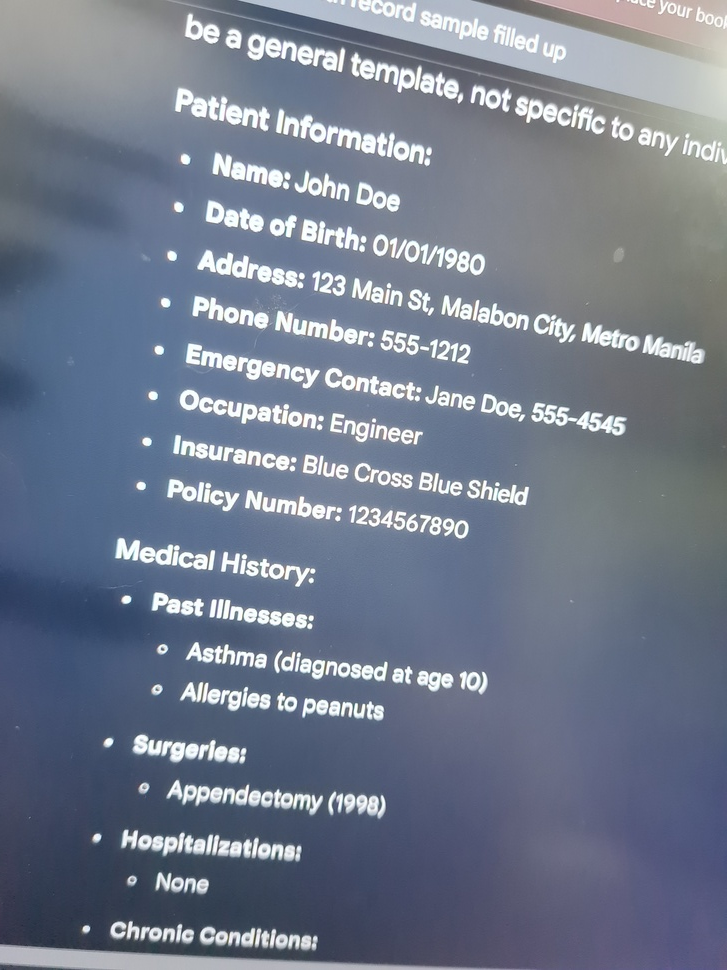
#> input picture medical_record_image.jpg, 727 x 970 px, shrunk from 3024 x 4032 before the run
$ python main.py
#> lines starting #> are read from the running program, lines starting #| are printed output that depends on the picture; after the words box and inside, x2 and y2 are one past the last pixel; in counts of white or black regions, pixels touching at a corner belong together
import cv2
import pytesseract
from pytesseract import Output
import os

# Set the working directory to the script's directory
os.chdir(os.path.dirname(os.path.abspath(__file__)))

# Function to preprocess the image
def preprocess_image(image_path):
    # Load the image
#> called with image_path = 'medical_record_image.jpg'
    image = cv2.imread(image_path)
#> image is the input picture: shape (970, 727, 3); mean B, G, R 140.6, 123, 113.8

    # Check if the image was loaded successfully
    if image is None:
        print(f"Error: Unable to load image at {image_path}")
        print("Please check the file path and integrity.")
        return None

    # Convert to grayscale
    gray = cv2.cvtColor(image, cv2.COLOR_BGR2GRAY)
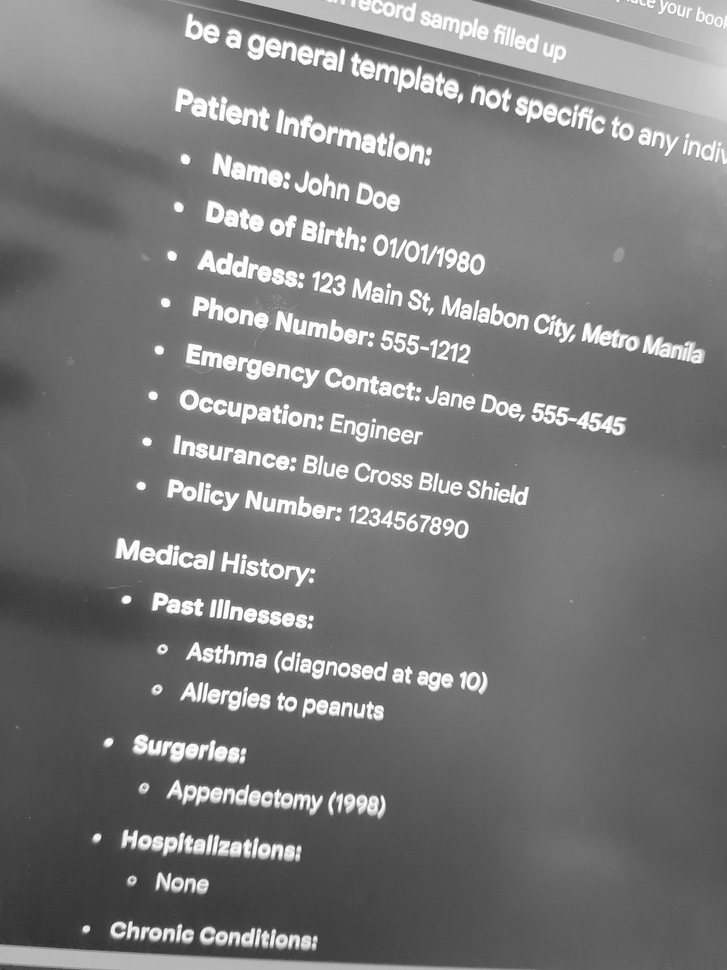
#> gray: shape (970, 727); min 39, max 255, mean 122.3

    # Apply thresholding to get a binary image
    _, binary = cv2.threshold(gray, 150, 255, cv2.THRESH_BINARY)
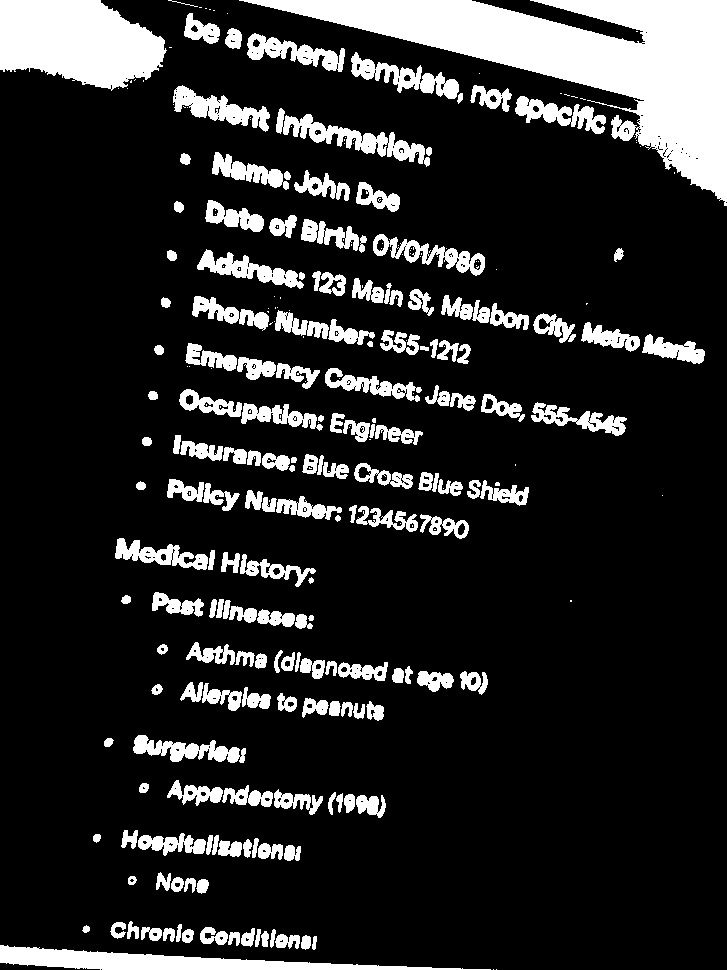
#> binary: shape (970, 727); 16.1% white; 283 white regions (108 under 20 px), largest, box (x1, y1, x2, y2) and area: (239, 0, 727, 206) 33211, (0, 0, 167, 91) 11288, (0, 945, 491, 970) 5076

    return binary

# Function to extract text from the image
def extract_text(image):
    if image is None:
        return

    # Use Tesseract to extract text
    custom_config = r'--oem 3 --psm 6'
    details = pytesseract.image_to_data(image, output_type=Output.DICT, config=custom_config)

    # Extract and print the text
    extracted_text = pytesseract.image_to_string(image, config=custom_config)
    print("Extracted Text:\n", extracted_text)

    # Optionally, you can also print the bounding boxes and confidence levels
    for i in range(len(details['text'])):
        if int(details['conf'][i]) > 60:  # Confidence threshold
            print(f"Text: {details['text'][i]}, Confidence: {details['conf'][i]}")

# Main function
def main():
    image_path = 'medical_record_image.jpg'
    print("Current Working Directory:", os.getcwd())
    print("Image Path:", os.path.abspath(image_path))

    preprocessed_image = preprocess_image(image_path)
    if preprocessed_image is not None:
        extract_text(preprocessed_image)
#> (the call stopped at in extract_text, `details = pytesseract.image_to_data(image, output_type=Output.DICT, co..`: pytesseract is not available in this run)

if __name__ == "__main__":
    main()
